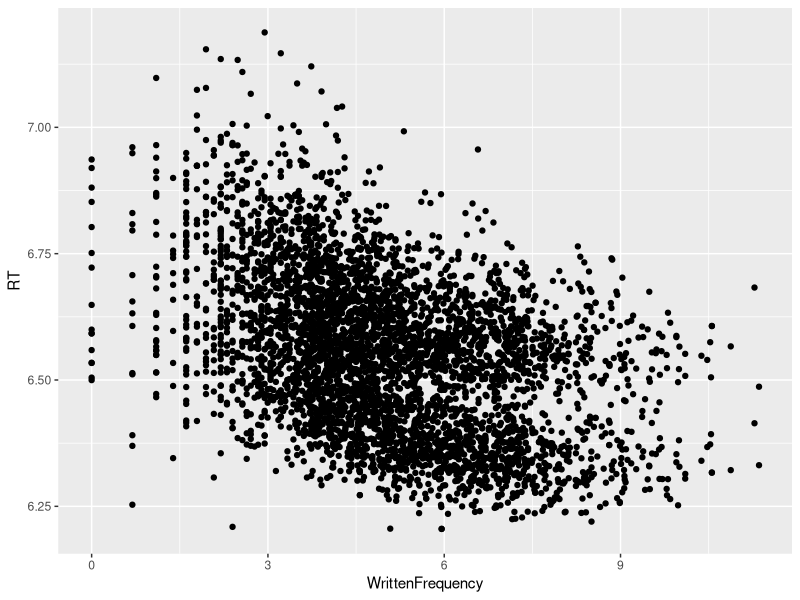
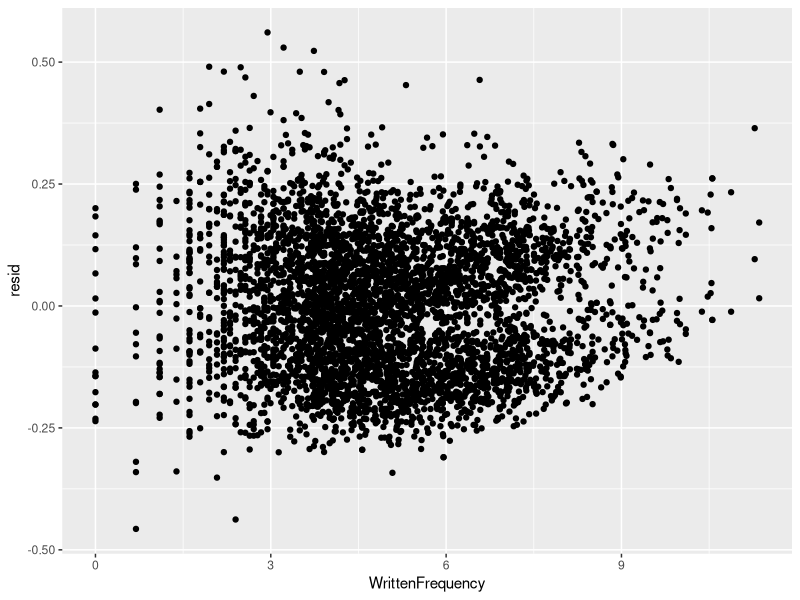

R code for these plots, in order:
## ---- chunk 1
library(tidyverse)
## ---- chunk 2
d = read_csv("../pset2/english.csv")
d$RT = d$RTlexdec
## ---- chunk 3
ggplot(d, aes(x=WrittenFrequency, y=RT)) + geom_point()

summary(lm(data=d, RT ~ Familiarity))
summary(lm(data=d, RT ~ WrittenFrequency))

l.written = lm(data=d, RT ~ WrittenFrequency)
d$resid = residuals(l.written)

ggplot(d, aes(x=WrittenFrequency, resid)) + geom_point()
## ---- chunk 4

